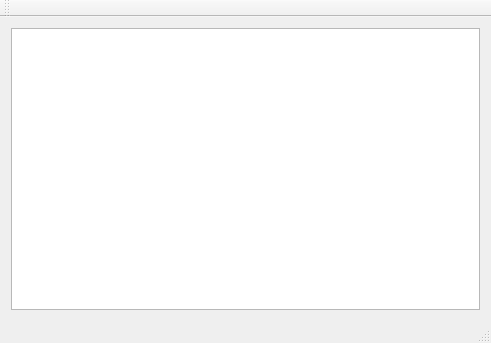
<?xml version="1.0" encoding="UTF-8"?>
<ui version="4.0">
 <class>MainWindow</class>
 <widget class="QMainWindow" name="MainWindow">
  <property name="geometry">
   <rect>
    <x>0</x>
    <y>0</y>
    <width>491</width>
    <height>343</height>
   </rect>
  </property>
  <property name="windowTitle">
   <string>MainWindow</string>
  </property>
  <widget class="QWidget" name="centralWidget">
   <layout class="QHBoxLayout" name="horizontalLayout">
    <item>
     <widget class="QTreeView" name="treeView">
      <property name="sizePolicy">
       <sizepolicy hsizetype="Expanding" vsizetype="Expanding">
        <horstretch>0</horstretch>
        <verstretch>0</verstretch>
       </sizepolicy>
      </property>
     </widget>
    </item>
   </layout>
  </widget>
  <widget class="QMenuBar" name="menuBar">
   <property name="geometry">
    <rect>
     <x>0</x>
     <y>0</y>
     <width>491</width>
     <height>22</height>
    </rect>
   </property>
  </widget>
  <widget class="QToolBar" name="mainToolBar">
   <attribute name="toolBarArea">
    <enum>TopToolBarArea</enum>
   </attribute>
   <attribute name="toolBarBreak">
    <bool>false</bool>
   </attribute>
  </widget>
  <widget class="QStatusBar" name="statusBar"/>
 </widget>
 <layoutdefault spacing="6" margin="11"/>
 <resources/>
 <connections/>
</ui>
